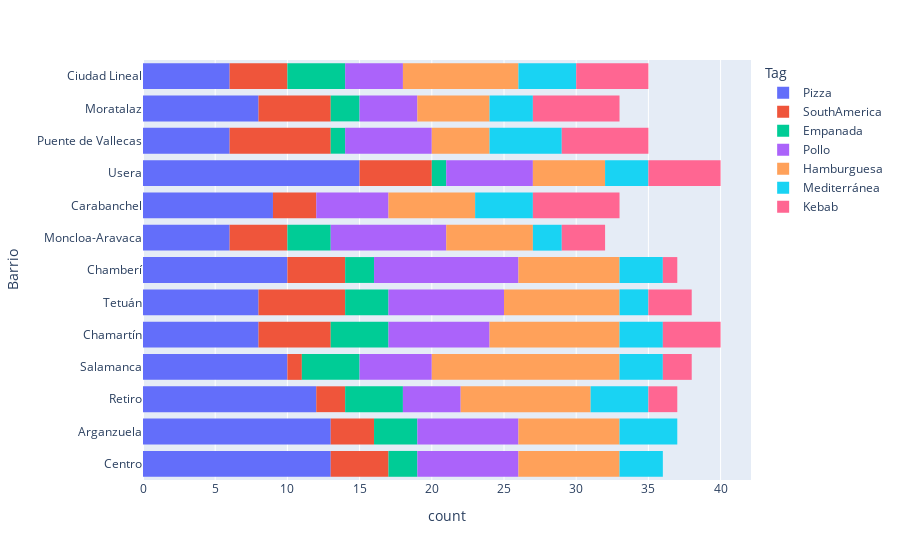

Notebook source saved alongside this figure:
### Markdown cell above
VAMOS CON VISUALIZACIONES QUE NOS LLEVEN A TOMAR DECISIONES

### Code cell
top10 = list(dict(ue["Tag"].value_counts()[0:7]).keys())
toptags = ue[ue["Tag"].isin(top10)]
tagss = px.histogram(toptags, y="Barrio",color="Tag")
tagss.show()

### Figure 1 — Plotly figure (JSON) as saved in the notebook; plotly's stock layout.template omitted (floating-point values rounded to 4 significant figures)
{"data": [{"alignmentgroup": "True", "bingroup": "y", "hovertemplate": "Tag=Pizza<br>count=%{x}<br>Barrio=%{y}<extra></extra>", "legendgroup": "Pizza", "marker": {"color": "#636efa", "pattern": {"shape": ""}}, "name": "Pizza", "offsetgroup": "Pizza", "orientation": "h", "showlegend": true, "type": "histogram", "xaxis": "x", "y": ["Centro", "Centro", "Centro", "Centro", "Centro", "Centro", "Centro", "Centro", "Centro", "Centro", "Centro", "Centro", "Centro", "Arganzuela", "Arganzuela", "Arganzuela", "Arganzuela", "Arganzuela", "Arganzuela", "Arganzuela", "Arganzuela", "Arganzuela", "Arganzuela", "Arganzuela", "Arganzuela", "Arganzuela", "Retiro", "Retiro", "Retiro", "Retiro", "Retiro", "Retiro", "Retiro", "Retiro", "Retiro", "Retiro", "Retiro", "Retiro", "Salamanca", "Salamanca", "Salamanca", "Salamanca", "Salamanca", "Salamanca", "Salamanca", "Salamanca", "Salamanca", "Salamanca", "Chamartín", "Chamartín", "Chamartín", "Chamartín", "Chamartín", "Chamartín", "Chamartín", "Chamartín", "Tetuán", "Tetuán", "Tetuán", "Tetuán", "Tetuán", "Tetuán", "Tetuán", "Tetuán", "Chamberí", "Chamberí", "Chamberí", "Chamberí", "Chamberí", "Chamberí", "Chamberí", "Chamberí", "Chamberí", "Chamberí", "Moncloa-Aravaca", "Moncloa-Aravaca", "Moncloa-Aravaca", "Moncloa-Aravaca", "Moncloa-Aravaca", "Moncloa-Aravaca", "Carabanchel", "Carabanchel", "Carabanchel", "Carabanchel", "Carabanchel", "Carabanchel", "Carabanchel", "Carabanchel", "Carabanchel", "Usera", "Usera", "Usera", "Usera", "Usera", "Usera", "Usera", "Usera", "Usera", "Usera", "Usera", "Usera", "Usera", "Usera", "Usera", "Puente de Vallecas", "Puente de Vallecas", "Puente de Vallecas", "Puente de Vallecas", "Puente de Vallecas", "Puente de Vallecas", "Moratalaz", "Moratalaz", "Moratalaz", "Moratalaz", "Moratalaz", "Moratalaz", "Moratalaz", "Moratalaz", "Ciudad Lineal", "Ciudad Lineal", "Ciudad Lineal", "Ciudad Lineal", "Ciudad Lineal", "Ciudad Lineal"], "yaxis": "y"}, {"alignmentgroup": "True", "bingroup": "y", "hovertemplate": "Tag=SouthAmerica<br>count=%{x}<br>Barrio=%{y}<extra></extra>", "legendgroup": "SouthAmerica", "marker": {"color": "#EF553B", "pattern": {"shape": ""}}, "name": "SouthAmerica", "offsetgroup": "SouthAmerica", "orientation": "h", "showlegend": true, "type": "histogram", "xaxis": "x", "y": ["Centro", "Centro", "Centro", "Centro", "Arganzuela", "Arganzuela", "Arganzuela", "Retiro", "Retiro", "Salamanca", "Chamartín", "Chamartín", "Chamartín", "Chamartín", "Chamartín", "Tetuán", "Tetuán", "Tetuán", "Tetuán", "Tetuán", "Tetuán", "Chamberí", "Chamberí", "Chamberí", "Chamberí", "Moncloa-Aravaca", "Moncloa-Aravaca", "Moncloa-Aravaca", "Moncloa-Aravaca", "Carabanchel", "Carabanchel", "Carabanchel", "Usera", "Usera", "Usera", "Usera", "Usera", "Puente de Vallecas", "Puente de Vallecas", "Puente de Vallecas", "Puente de Vallecas", "Puente de Vallecas", "Puente de Vallecas", "Puente de Vallecas", "Moratalaz", "Moratalaz", "Moratalaz", "Moratalaz", "Moratalaz", "Ciudad Lineal", "Ciudad Lineal", "Ciudad Lineal", "Ciudad Lineal"], "yaxis": "y"}, {"alignmentgroup": "True", "bingroup": "y", "hovertemplate": "Tag=Empanada<br>count=%{x}<br>Barrio=%{y}<extra></extra>", "legendgroup": "Empanada", "marker": {"color": "#00cc96", "pattern": {"shape": ""}}, "name": "Empanada", "offsetgroup": "Empanada", "orientation": "h", "showlegend": true, "type": "histogram", "xaxis": "x", "y": ["Centro", "Centro", "Arganzuela", "Arganzuela", "Arganzuela", "Retiro", "Retiro", "Retiro", "Retiro", "Salamanca", "Salamanca", "Salamanca", "Salamanca", "Chamartín", "Chamartín", "Chamartín", "Chamartín", "Tetuán", "Tetuán", "Tetuán", "Chamberí", "Chamberí", "Moncloa-Aravaca", "Moncloa-Aravaca", "Moncloa-Aravaca", "Usera", "Puente de Vallecas", "Moratalaz", "Moratalaz", "Ciudad Lineal", "Ciudad Lineal", "Ciudad Lineal", "Ciudad Lineal"], "yaxis": "y"}, {"alignmentgroup": "True", "bingroup": "y", "hovertemplate": "Tag=Pollo<br>count=%{x}<br>Barrio=%{y}<extra></extra>", "legendgroup": "Pollo", "marker": {"color": "#ab63fa", "pattern": {"shape": ""}}, "name": "Pollo", "offsetgroup": "Pollo", "orientation": "h", "showlegend": true, "type": "histogram", "xaxis": "x", "y": ["Centro", "Centro", "Centro", "Centro", "Centro", "Centro", "Centro", "Arganzuela", "Arganzuela", "Arganzuela", "Arganzuela", "Arganzuela", "Arganzuela", "Arganzuela", "Retiro", "Retiro", "Retiro", "Retiro", "Salamanca", "Salamanca", "Salamanca", "Salamanca", "Salamanca", "Chamartín", "Chamartín", "Chamartín", "Chamartín", "Chamartín", "Chamartín", "Chamartín", "Tetuán", "Tetuán", "Tetuán", "Tetuán", "Tetuán", "Tetuán", "Tetuán", "Tetuán", "Chamberí", "Chamberí", "Chamberí", "Chamberí", "Chamberí", "Chamberí", "Chamberí", "Chamberí", "Chamberí", "Chamberí", "Moncloa-Aravaca", "Moncloa-Aravaca", "Moncloa-Aravaca", "Moncloa-Aravaca", "Moncloa-Aravaca", "Moncloa-Aravaca", "Moncloa-Aravaca", "Moncloa-Aravaca", "Carabanchel", "Carabanchel", "Carabanchel", "Carabanchel", "Carabanchel", "Usera", "Usera", "Usera", "Usera", "Usera", "Usera", "Puente de Vallecas", "Puente de Vallecas", "Puente de Vallecas", "Puente de Vallecas", "Puente de Vallecas", "Puente de Vallecas", "Moratalaz", "Moratalaz", "Moratalaz", "Moratalaz", "Ciudad Lineal", "Ciudad Lineal", "Ciudad Lineal", "Ciudad Lineal"], "yaxis": "y"}, {"alignmentgroup": "True", "bingroup": "y", "hovertemplate": "Tag=Hamburguesa<br>count=%{x}<br>Barrio=%{y}<extra></extra>", "legendgroup": "Hamburguesa", "marker": {"color": "#FFA15A", "pattern": {"shape": ""}}, "name": "Hamburguesa", "offsetgroup": "Hamburguesa", "orientation": "h", "showlegend": true, "type": "histogram", "xaxis": "x", "y": ["Centro", "Centro", "Centro", "Centro", "Centro", "Centro", "Centro", "Arganzuela", "Arganzuela", "Arganzuela", "Arganzuela", "Arganzuela", "Arganzuela", "Arganzuela", "Retiro", "Retiro", "Retiro", "Retiro", "Retiro", "Retiro", "Retiro", "Retiro", "Retiro", "Salamanca", "Salamanca", "Salamanca", "Salamanca", "Salamanca", "Salamanca", "Salamanca", "Salamanca", "Salamanca", "Salamanca", "Salamanca", "Salamanca", "Salamanca", "Chamartín", "Chamartín", "Chamartín", "Chamartín", "Chamartín", "Chamartín", "Chamartín", "Chamartín", "Chamartín", "Tetuán", "Tetuán", "Tetuán", "Tetuán", "Tetuán", "Tetuán", "Tetuán", "Tetuán", "Chamberí", "Chamberí", "Chamberí", "Chamberí", "Chamberí", "Chamberí", "Chamberí", "Moncloa-Aravaca", "Moncloa-Aravaca", "Moncloa-Aravaca", "Moncloa-Aravaca", "Moncloa-Aravaca", "Moncloa-Aravaca", "Carabanchel", "Carabanchel", "Carabanchel", "Carabanchel", "Carabanchel", "Carabanchel", "Usera", "Usera", "Usera", "Usera", "Usera", "Puente de Vallecas", "Puente de Vallecas", "Puente de Vallecas", "Puente de Vallecas", "Moratalaz", "Moratalaz", "Moratalaz", "Moratalaz", "Moratalaz", "Ciudad Lineal", "Ciudad Lineal", "Ciudad Lineal", "Ciudad Lineal", "Ciudad Lineal", "Ciudad Lineal", "Ciudad Lineal", "Ciudad Lineal"], "yaxis": "y"}, {"alignmentgroup": "True", "bingroup": "y", "hovertemplate": "Tag=Mediterránea<br>count=%{x}<br>Barrio=%{y}<extra></extra>", "legendgroup": "Mediterránea", "marker": {"color": "#19d3f3", "pattern": {"shape": ""}}, "name": "Mediterránea", "offsetgroup": "Mediterránea", "orientation": "h", "showlegend": true, "type": "histogram", "xaxis": "x", "y": ["Centro", "Centro", "Centro", "Arganzuela", "Arganzuela", "Arganzuela", "Arganzuela", "Retiro", "Retiro", "Retiro", "Retiro", "Salamanca", "Salamanca", "Salamanca", "Chamartín", "Chamartín", "Chamartín", "Tetuán", "Tetuán", "Chamberí", "Chamberí", "Chamberí", "Moncloa-Aravaca", "Moncloa-Aravaca", "Carabanchel", "Carabanchel", "Carabanchel", "Carabanchel", "Usera", "Usera", "Usera", "Puente de Vallecas", "Puente de Vallecas", "Puente de Vallecas", "Puente de Vallecas", "Puente de Vallecas", "Moratalaz", "Moratalaz", "Moratalaz", "Ciudad Lineal", "Ciudad Lineal", "Ciudad Lineal", "Ciudad Lineal"], "yaxis": "y"}, {"alignmentgroup": "True", "bingroup": "y", "hovertemplate": "Tag=Kebab<br>count=%{x}<br>Barrio=%{y}<extra></extra>", "legendgroup": "Kebab", "marker": {"color": "#FF6692", "pattern": {"shape": ""}}, "name": "Kebab", "offsetgroup": "Kebab", "orientation": "h", "showlegend": true, "type": "histogram", "xaxis": "x", "y": ["Retiro", "Retiro", "Salamanca", "Salamanca", "Chamartín", "Chamartín", "Chamartín", "Chamartín", "Tetuán", "Tetuán", "Tetuán", "Chamberí", "Moncloa-Aravaca", "Moncloa-Aravaca", "Moncloa-Aravaca", "Carabanchel", "Carabanchel", "Carabanchel", "Carabanchel", "Carabanchel", "Carabanchel", "Usera", "Usera", "Usera", "Usera", "Usera", "Puente de Vallecas", "Puente de Vallecas", "Puente de Vallecas", "Puente de Vallecas", "Puente de Vallecas", "Puente de Vallecas", "Moratalaz", "Moratalaz", "Moratalaz", "Moratalaz", "Moratalaz", "Moratalaz", "Ciudad Lineal", "Ciudad Lineal", "Ciudad Lineal", "Ciudad Lineal", "Ciudad Lineal"], "yaxis": "y"}], "layout": {"barmode": "relative", "legend": {"title": {"text": "Tag"}, "tracegroupgap": 0}, "margin": {"t": 60}, "xaxis": {"anchor": "y", "domain": [0, 1], "title": {"text": "count"}}, "yaxis": {"anchor": "x", "domain": [0, 1], "title": {"text": "Barrio"}}}}
